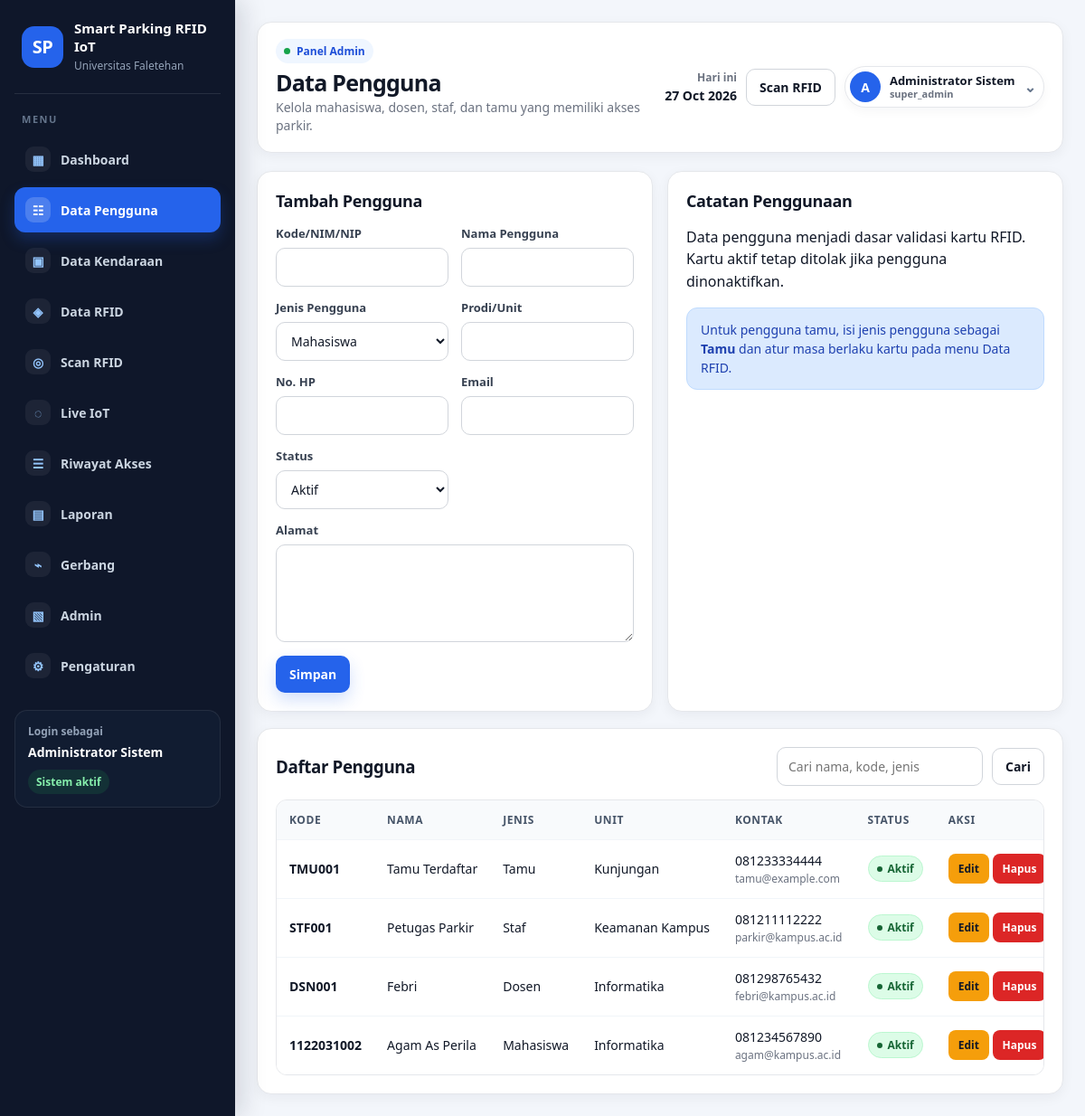
Screenshot of /users.php (signed in) with the database file from the repository.
### tables this page shows
CREATE TABLE IF NOT EXISTS system_settings (
    id_setting INT AUTO_INCREMENT PRIMARY KEY,
    setting_key VARCHAR(80) NOT NULL UNIQUE,
    setting_value TEXT NULL,
    updated_at DATETIME NULL ON UPDATE CURRENT_TIMESTAMP
);

CREATE TABLE IF NOT EXISTS users (
    id_user INT AUTO_INCREMENT PRIMARY KEY,
    kode_user VARCHAR(30) NOT NULL UNIQUE,
    nama_user VARCHAR(120) NOT NULL,
    jenis_user ENUM('Mahasiswa','Dosen','Staf','Tamu') NOT NULL,
    prodi_unit VARCHAR(120) NULL,
    no_hp VARCHAR(30) NULL,
    email VARCHAR(120) NULL,
    alamat TEXT NULL,
    status TINYINT(1) NOT NULL DEFAULT 1,
    created_at DATETIME NOT NULL DEFAULT CURRENT_TIMESTAMP,
    updated_at DATETIME NULL ON UPDATE CURRENT_TIMESTAMP
);

### includes/functions.php (called while the page is built, shortened)
<?php
function e($value) {
    return htmlspecialchars((string)$value, ENT_QUOTES, 'UTF-8');
}
function setting($pdo, $key, $default = '') {
    $stmt = $pdo->prepare('SELECT setting_value FROM system_settings WHERE setting_key = ? LIMIT 1');
    $stmt->execute([$key]);
    $row = $stmt->fetch();
    return $row ? $row['setting_value'] : $default;
}
function active_menu($file) {
    return basename($_SERVER['PHP_SELF']) === $file ? 'active' : '';
}
?>

### users.php (the view, shortened to what this page needs)
<?php
$pageTitle='Data Pengguna';
$pageSubtitle='Kelola mahasiswa, dosen, staf, dan tamu yang memiliki akses parkir.';
require_once __DIR__ . '/includes/header.php';
$q=trim($_GET['q']??'');
$edit=null;
$sql='SELECT * FROM users WHERE nama_user LIKE ? OR kode_user LIKE ? OR jenis_user LIKE ? ORDER BY id_user DESC';
$stmt=$pdo->prepare($sql);$like="%$q%";$stmt->execute([$like,$like,$like]);$rows=$stmt->fetchAll();
?>
<div class="grid grid-2">
    <div class="card">
        <div class="card-title"><h3><?= $edit?'Edit Pengguna':'Tambah Pengguna' ?></h3></div>
        <form method="post">
            <div class="form-grid">
                <div class="form-group"><label>Kode/NIM/NIP</label><input class="input" name="kode_user" value="<?= e($edit['kode_user']??'') ?>" required></div>
                <div class="form-group"><label>Nama Pengguna</label><input class="input" name="nama_user" value="<?= e($edit['nama_user']??'') ?>" required></div>
                <div class="form-group"><label>Jenis Pengguna</label><select class="select" name="jenis_user"><?php foreach(['Mahasiswa','Dosen','Staf','Tamu'] as $j): ?><option <?= ($edit['jenis_user']??'')==$j?'selected':'' ?>><?= $j ?></option><?php endforeach; ?></select></div>
                <div class="form-group"><label>Prodi/Unit</label><input class="input" name="prodi_unit" value="<?= e($edit['prodi_unit']??'') ?>"></div>
                <div class="form-group"><label>No. HP</label><input class="input" name="no_hp" value="<?= e($edit['no_hp']??'') ?>"></div>
                <div class="form-group"><label>Email</label><input class="input" type="email" name="email" value="<?= e($edit['email']??'') ?>"></div>
                <div class="form-group"><label>Status</label><select class="select" name="status"><option value="1" <?= ($edit['status']??1)==1?'selected':'' ?>>Aktif</option></select></div>
            </div>
            <div class="form-group" style="margin-top:14px"><label>Alamat</label><textarea name="alamat"><?= e($edit['alamat']??'') ?></textarea></div>
            <div class="form-actions"><button class="btn btn-primary" type="submit">Simpan</button><?php if($edit): ?><a class="btn btn-light" href="users.php">Batal Edit</a><?php endif; ?></div>
        </form>
    </div>
    <div class="card">
        <div class="card-title"><h3>Catatan Penggunaan</h3></div>
        <p>Data pengguna menjadi dasar validasi kartu RFID. Kartu aktif tetap ditolak jika pengguna dinonaktifkan.</p>
        <div class="alert alert-info">Untuk pengguna tamu, isi jenis pengguna sebagai <b>Tamu</b> dan atur masa berlaku kartu pada menu Data RFID.</div>
    </div>
</div>
<div class="card" style="margin-top:18px">
    <div class="toolbar"><h3 style="margin:0">Daftar Pengguna</h3><form class="search-form"><input class="input" name="q" placeholder="Cari nama, kode, jenis" value="<?= e($q) ?>"><button class="btn btn-light">Cari</button></form></div>
    <div class="table-wrap"><table><thead><tr><th>Kode</th><th>Nama</th><th>Jenis</th><th>Unit</th><th>Kontak</th><th>Status</th><th>Aksi</th></tr></thead><tbody>
        <?php foreach($rows as $r): ?><tr><td><b><?= e($r['kode_user']) ?></b></td><td><?= e($r['nama_user']) ?></td><td><?= e($r['jenis_user']) ?></td><td><?= e($r['prodi_unit']) ?></td><td><?= e($r['no_hp']) ?><br><small><?= e($r['email']) ?></small></td><td><span class="badge <?= $r['status']?'badge-success':'badge-danger' ?>"><?= $r['status']?'Aktif':'Nonaktif' ?></span></td><td><a class="btn btn-warning btn-sm" href="users.php?edit=<?= $r['id_user'] ?>">Edit</a> <a class="btn btn-danger btn-sm" data-confirm="Hapus data pengguna ini?" href="users.php?action=delete&id=<?= $r['id_user'] ?>">Hapus</a></td></tr><?php endforeach; if(!$rows): ?><tr><td colspan="7" class="empty">Data tidak ditemukan.</td></tr><?php endif; ?>
    </tbody></table></div>
</div>
<?php require_once __DIR__ . '/includes/footer.php'; ?>

### includes/header.php (shortened to what this page needs)
<?php
require_once __DIR__ . '/../config/database.php';
require_once __DIR__ . '/functions.php';
$campusName = setting($pdo, 'campus_name', 'Universitas Faletehan');
$systemName = setting($pdo, 'system_name', 'Smart Parking RFID IoT');
$currentDate = date('d M Y');
$adminName = $_SESSION['admin']['nama_admin'] ?? 'Admin';
$adminRole = $_SESSION['admin']['role'] ?? 'Administrator';
$adminInitials = strtoupper(substr(trim($adminName), 0, 1));
?>
<!DOCTYPE html>
<html lang="id">
<head>
    <link rel="stylesheet" href="assets/css/style.css">
</head>
<body>
<div class="app-shell">
    <aside class="sidebar" id="sidebar">
        <div class="brand">
            <div class="brand-icon">SP</div>
            <div>
                <strong><?= e($systemName) ?></strong>
                <span><?= e($campusName) ?></span>
            </div>
        </div>
        <nav class="menu">
            <a class="<?= active_menu('dashboard.php') ?>" href="dashboard.php"><span>▦</span> Dashboard</a>
            <a class="<?= active_menu('users.php') ?>" href="users.php"><span>☷</span> Data Pengguna</a>
            <a class="<?= active_menu('vehicles.php') ?>" href="vehicles.php"><span>▣</span> Data Kendaraan</a>
            <a class="<?= active_menu('rfid_cards.php') ?>" href="rfid_cards.php"><span>◈</span> Data RFID</a>
            <a class="<?= active_menu('scan.php') ?>" href="scan.php"><span>◎</span> Scan RFID</a>
            <a class="<?= active_menu('iot_monitor.php') ?>" href="iot_monitor.php"><span>◌</span> Live IoT</a>
            <a class="<?= active_menu('access_logs.php') ?>" href="access_logs.php"><span>☰</span> Riwayat Akses</a>
            <a class="<?= active_menu('reports.php') ?>" href="reports.php"><span>▤</span> Laporan</a>
            <a class="<?= active_menu('gates.php') ?>" href="gates.php"><span>⌁</span> Gerbang</a>
            <a class="<?= active_menu('admins.php') ?>" href="admins.php"><span>▧</span> Admin</a>
            <a class="<?= active_menu('settings.php') ?>" href="settings.php"><span>⚙</span> Pengaturan</a>
        </nav>
        <div class="sidebar-footer">
            <small>Login sebagai</small>
            <b><?= e($adminName) ?></b>
        </div>
    </aside>
    <main class="main">
        <header class="topbar">
            <div class="topbar-left">
                <div class="topbar-title">
                    <span class="topbar-kicker">Panel Admin</span>
                    <h1><?= e($pageTitle ?? 'Dashboard') ?></h1>
                    <p><?= e($pageSubtitle ?? 'Monitoring sistem parkir cerdas berbasis RFID dan IoT') ?></p>
                </div>
            </div>
            <div class="topbar-actions">
                <div class="topbar-date"><span>Hari ini</span><b><?= e($currentDate) ?></b></div>
                <a class="btn btn-light quick-scan" href="scan.php">Scan RFID</a>
                <div class="profile-menu" id="profileMenu">
                    <button class="profile-trigger" id="profileTrigger" type="button" aria-haspopup="true" aria-expanded="false">
                        <span class="profile-avatar"><?= e($adminInitials) ?></span>
                        <span class="profile-text">
                            <b><?= e($adminName) ?></b>
                            <small><?= e($adminRole) ?></small>
                        </span>
                        <span class="profile-chevron">⌄</span>
                    </button>
                </div>
            </div>
        </header>

### rows the page displays
system_settings: setting_value "Smart Parking RFID IoT"
system_settings: setting_value "Universitas Faletehan"
users: kode_user "TMU001", nama_user "Tamu Terdaftar", jenis_user "Tamu", prodi_unit "Kunjungan", no_hp "081233334444", email "tamu@example.com", status "Aktif"
users: kode_user "STF001", nama_user "Petugas Parkir", jenis_user "Staf", prodi_unit "Keamanan Kampus", no_hp "081211112222", email "parkir@kampus.ac.id", status "Aktif"
users: kode_user "DSN001", nama_user "Febri", jenis_user "Dosen", prodi_unit "Informatika", no_hp "081298765432", email "febri@kampus.ac.id", status "Aktif"
users: kode_user "1122031002", nama_user "Agam As Perila", jenis_user "Mahasiswa", prodi_unit "Informatika", no_hp "081234567890", email "agam@kampus.ac.id", status "Aktif"

### other values shown
$adminName "Administrator Sistem"
$pageTitle "Data Pengguna"
$pageSubtitle "Kelola mahasiswa, dosen, staf, dan tamu yang memiliki akses parkir."
$adminInitials "A"
$adminRole "super_admin"
form field jenis_user "Mahasiswa"
